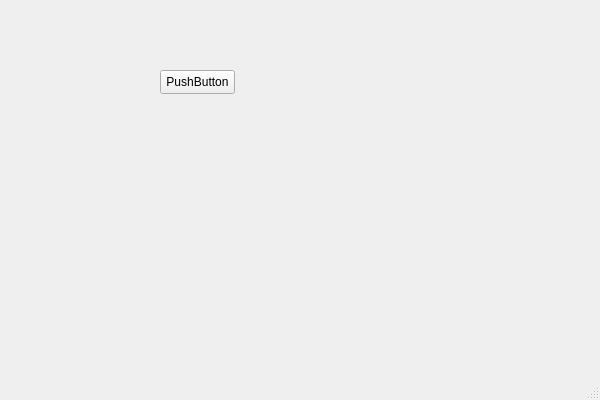
<?xml version="1.0" encoding="UTF-8"?>
<ui version="4.0">
 <class>startClass</class>
 <widget class="QMainWindow" name="startClass">
  <property name="geometry">
   <rect>
    <x>0</x>
    <y>0</y>
    <width>600</width>
    <height>400</height>
   </rect>
  </property>
  <property name="windowTitle">
   <string>start</string>
  </property>
  <widget class="QWidget" name="centralWidget">
   <widget class="QPushButton" name="BusRegistration">
    <property name="geometry">
     <rect>
      <x>160</x>
      <y>70</y>
      <width>75</width>
      <height>24</height>
     </rect>
    </property>
    <property name="text">
     <string>PushButton</string>
    </property>
   </widget>
  </widget>
  <widget class="QStatusBar" name="statusBar"/>
 </widget>
 <layoutdefault spacing="6" margin="11"/>
 <resources>
  <include location="start.qrc"/>
 </resources>
 <connections/>
</ui>
